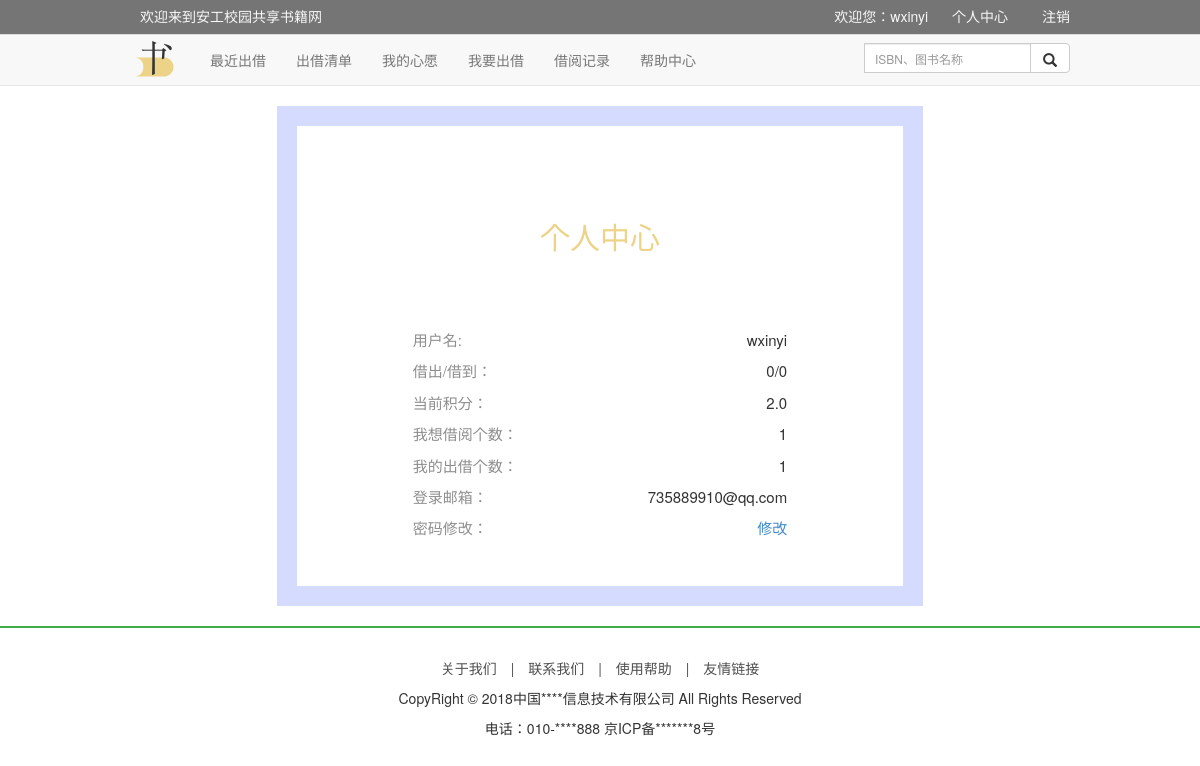
Page /personal (signed in) on the earlier database version.
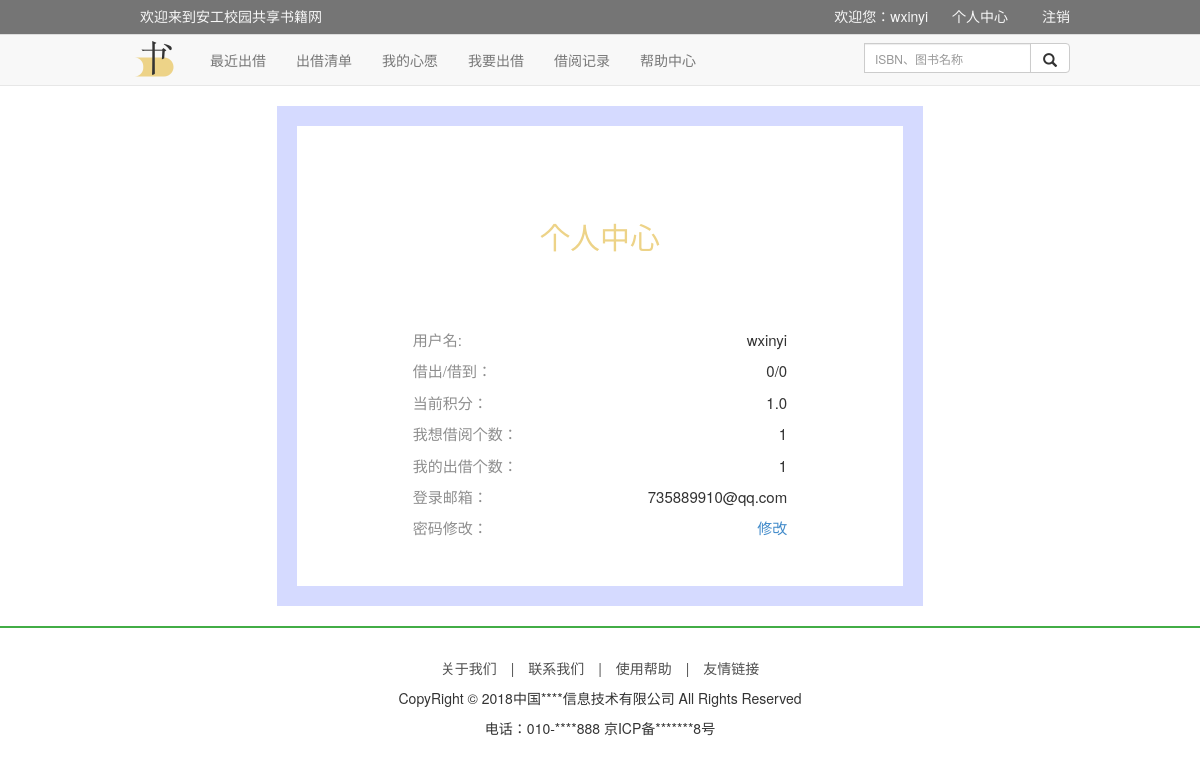
Same page on the later database version.
### app/models/user.py (models this page shows, shortened)
class User(UserMixin, Base):
    id = Column(Integer, primary_key=True)
    nickname = Column(String(24), nullable=True)
    _password = Column('password', String(128), nullable=True)
    phone_number = Column(String(18), unique=True)
    email = Column(String(50), unique=True, nullable=True)
    confirmed = Column(Boolean, default=False)
    beans = Column(Float, default=0)
    send_counter = Column(Integer, default=0)
    receive_counter = Column(Integer, default=0)
    @property
    def summary(self):
        return dict(
            nickname=self.nickname,
            beans=self.beans,
            email=self.email,
            send_receive=str(self.send_counter)+'/'+str(self.receive_counter)
        )
    @property
    def password(self):
        return self._password
    @password.setter
    def password(self, raw):
        self._password = generate_password_hash(raw)

### app/views/main.py (the view)
@web.route('/personal')
@login_required
def personal_center():
    uid = current_user.id
    cur_user = User.query.get_or_404(uid)
    user = cur_user.summary
    gifts = Gift.get_user_gifts(uid)
    wishes = Wish.get_user_wishes(uid)
    return render_template('personal.html', user=user,gifts=gifts,wishes=wishes)  # 网页模板下

### app/models/gift.py (called while the page is built)
    @classmethod
    def get_user_gifts(cls, uid):
        gifts = Gift.query.filter_by(uid=uid, launched=False).order_by(desc(Gift.create_time)).all()
        return gifts

### app/models/user.py (called while the page is built)
@login_manager.user_loader
def get_user(uid):
    return User.query.get(int(uid))

### app/models/wish.py (called while the page is built)
    @classmethod
    def get_user_wishes(cls, uid):
        wishes = Wish.query.filter_by(uid=uid, launched=False).order_by(desc(Wish.create_time)).all()
        return wishes

### app/templates/personal.html
{% extends "base.html" %}
{% block head %}
    {{ super() }}
     <link rel="stylesheet" href="{{ url_for('static', filename='css/personal.css')}}">
{% endblock %}
{% block content %}
    <div class="container">
    <div class="row">
        <div class="col-md-8 col-md-offset-2"
             style="border: #d5daff solid 20px;height: 500px;">
            <div>
                <div class="row">
                    <div class="col-md-4 col-md-offset-4 text-center">
                        <span class="big-title">个人中心</span>
                    </div>
                </div>
                <div class="row">
                    <div class="col-md-8 col-md-offset-2 flex-vertical personal-detail">
                        <div><span>用户名:</span><span>{{ user.nickname }}</span></div>
                        <div><span>借出/借到：</span><span>{{ user.send_receive }}</span></div>
                        <div><span>当前积分：</span><span>{{ user.beans }}</span></div>
                        <div><span>我想借阅个数：</span><span>{{ wishes | length }} </span></div>
                        <div><span>我的出借个数：</span><span>{{ gifts | length }} </span></div>
                        <div><span>登录邮箱：</span><span>{{ user.email }}</span></div>
                        <div><span>密码修改：</span><a
                                href="{{ url_for('views.change_password') }}">修改</a>
                        </div>
                    </div>
                </div>
            </div>
        </div>
    </div>
    </div>
{% endblock %}

### app/templates/base.html (shortened to what this page needs)
<!DOCTYPE html>
<html lang="en">
{% block head %}
    <link rel="stylesheet"
          href="{{ url_for('static', filename='common/bootstrap.min.css') }}">
    <link rel="stylesheet" href="{{ url_for('static', filename='css/base.css') }}">
    <link rel="stylesheet" href="{{ url_for('static', filename='css/main.css') }}">
    <link rel="stylesheet" href="{{ url_for('static', filename='css/reset.css') }}">
{% endblock %}
<body>
{% block navbar %}
    <div class="header_con">
        <div class="container header">
            <div class="welcome fl">
                <p> 欢迎来到安工校园共享书籍网</p>
            </div>
            <div class="fr">
                {% if current_user.is_authenticated %}
                <div class="login_btn fl">
                    欢迎您：<a href="{{ url_for('views.personal_center') }}">{{ current_user.nickname }}</a>
                    <a style="margin-left: 20px;" href="{{ url_for('views.personal_center') }}">个人中心</a>
                    <a style="margin-left: 30px;" href="{{ url_for('views.logout') }}">注销</a>
                </div>
                {% else %}
                <div class="login_btn fl">
                    <a href="{{ url_for('views.login') }}">登录</a>
                    <span>|</span>
                    <a href="{{ url_for('views.register') }}">注册</a>
                </div>
                {% endif %}
            </div>
        </div>
    </div>
    <div class="navbar navbar-default  navbar-static-top">
    <div class="container">
        <div class="navbar-header">
            <a href="#" class="navbar-brand"><img src="{{ url_for('static', filename='images/logo.png') }}" class="logo"></a>
        </div>
        <div class="collapse navbar-collapse" id="togglemenu">
                <ul class="nav navbar-nav">
                    <li><a href="{{ url_for('views.index') }}">最近出借</a></li>
                    <li><a href="{{ url_for('views.my_gifts') }}">出借清单</a></li>
                    <li><a href="{{ url_for('views.my_wish') }}">我的心愿</a></li>
                    <li><a href="{{ url_for('views.book_uplode') }}">我要出借</a></li>
                    <li><a href="{{ url_for('views.pending') }}">借阅记录</a></li>
                    <li><a href="{{ url_for('views.help') }}">帮助中心</a></li>
                </ul>
                <form class="navbar-form navbar-right" action="{{ url_for('views.search') }}" method="get">
                    <div class="form-group">
                        <div class="input-group">
                        <input name="q" type="text" placeholder="ISBN、图书名称"
                               class="form-control input-sm">
                        <span class="input-group-btn">
                            <button class="btn btn-default" type="submit" style="height:30px;">
                                <span class="glyphicon glyphicon-search"></span>
                            </button>
                        </span>
                        </div>
                    </div>
                </form>
        </div>
    </div>
</div>
{% endblock %}
    {% block content %} {% endblock %}
<div  class="flex-hor-center footer">
    <div class="">
        <div class="foot_link">
            <a href="#">关于我们</a>
            <span>|</span>
            <a href="#">联系我们</a>
            <span>|</span>
            <a href="#">使用帮助</a>
            <span>|</span>
            <a href="#">友情链接</a>
        </div>
        <p>CopyRight © 2018中国****信息技术有限公司 All Rights Reserved</p>
        <p>电话：010-****888    京ICP备*******8号</p>
    </div>
</div>
</body>
</html>

### app/static/css/base.css (style rules this page uses)
.form-control { border-radius: 0; }
.flex-vertical { display: flex; flex-direction: column; }
.flex-hor-center { display: flex; justify-content: center; }
@media screen and (min-width: 1200px) { .container { width: 970px; } }
a:link, a:visited, a:hover { text-decoration: none; }
html { overflow-y: scroll; }
body { font-size: 14px; }
p { font-size: 14px; }
.big-title { display: block; color: #edd388; font-size: 30px; padding: 90px 0 70px 0; }

### app/static/css/main.css (style rules this page uses)
.header_con { background-color:#757575; height:35px; border-bottom:1px solid #dddddd }
.header { height:33px; }
.welcome,.login_info,.login_btn,.user_link { line-height:33px; color:#f8f8f8; }
.welcome { margin: 0 10px; }
.login_btn a { color:#f8f8f8; }
.footer { width: 100%; border-top:2px solid #42ad46; margin:20px 0; }
.foot_link { text-align:center; margin-top:30px; }
.foot_link a,.foot_link span { color:#4e4e4e; }
.foot_link span { padding:0 10px }
.footer p { text-align:center; margin-top:10px; }

### app/static/css/personal.css (style rules this page uses)
.personal-detail { color: #323232; font-size: 15px; }
.personal-detail div { display: flex; justify-content: space-between; margin-bottom: 10px; }
.personal-detail div > span:first-child { color: #8e8E8E; }

### app/templates/base.html (style rules this page uses)
.logo { width: 50px; height: 50px; margin-top: -15px; }

Differences in the rows shown:
changed User "wxinyi": beans "2.0" → "1.0"
